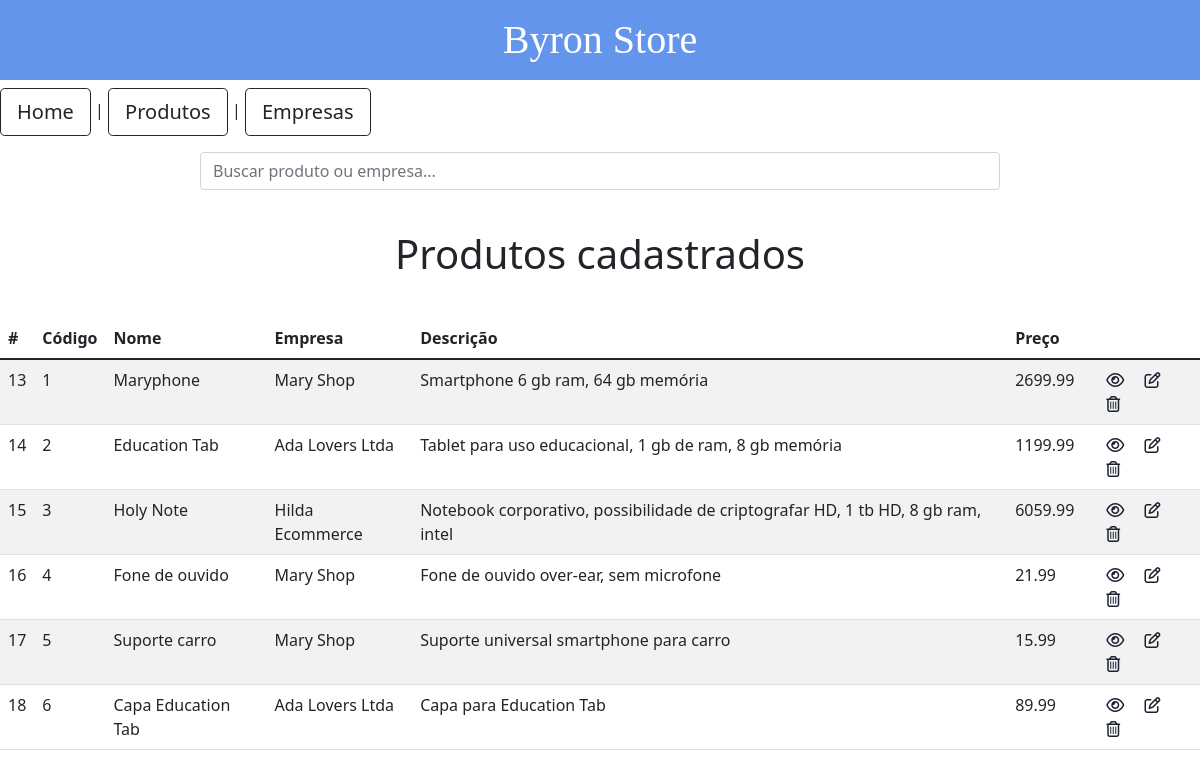
The page /mnu_products on the database its author committed.
### app/models.py (models this page shows)
class Products(models.Model):
    prodId = models.PositiveBigIntegerField()
    prodName = models.CharField(max_length=50)
    prodCompany = models.CharField(max_length=50)
    prodDescription = models.CharField(max_length=200)
    prodPrice = models.FloatField()

### app/views.py (the view)
# urls.py: path('mnu_products', mnu_products, name='mnu_products'),
def mnu_products(request):
    data={}
    search = request.GET.get('search')
    if search:
        if(Products.objects.filter(prodCompany__icontains=search)):
            data['db']=Products.objects.filter(prodCompany__icontains=search)
        else:
            data['db'] = Products.objects.filter(prodName__icontains=search)
    else:
        data['db'] = Products.objects.all()
    return render(request,'mnu_products.html', data)

### app/templates/mnu_products.html (shortened to what this page needs)
<!DOCTYPE html>
<html lang="pt-br">
<head>
  <link href="https://cdn.jsdelivr.net/npm/bootstrap@5.1.1/dist/css/bootstrap.min.css" rel="stylesheet">
</head>
<div class="multi-bg-example">
  <header>
    <h1 class = "p-3 mb-2 bg text-white text-center" style="font-family:verdana; background-color: cornflowerblue;">Byron Store</h1>
  </header>
  <body>
    <div>
      <a href="/" type="button" class="btn btn-outline-dark btn-lg"> Home</a>
        <a>|</a>
        <a href ="/mnu_products" type="button" class="btn btn-outline-dark btn-lg">Produtos</a>
        <a>|</a>
        <a href ="/mnu_companies" type="button" class="btn btn-outline-dark btn-lg">Empresas</a>
      </div>
    </div>
    <div class="col-8 m-auto pt-3 pb-2 text-center">
      <form action="" method="GET">
        <input type="text" id="search" name="search"
        class="form-control" placeholder="Buscar produto ou empresa...">
      </form>
    </div>
    <div class="container p-3"></div>
    <h1 class="text-center" >Produtos cadastrados</h1>
    <div class="container p-3"></div>
<table class="table table-striped table-hover">
  <thead>
    <tr>
      <th scope="col">#</th>
      <th scope="col">Código</th>
      <th scope="col">Nome</th>
      <th scope="col">Empresa</th>
	  <th scope="col">Descrição</th>
      <th scope = "col">Preço</th>
      <th scope ="col"></th>
    </tr>
  </thead>
  <tbody>
  {% for dbs in db %}
    <tr>
        <td>{{dbs.id}}</td>
        <td>{{dbs.prodId}}</td>
        <td>{{dbs.prodName}}</td>
        <td>{{dbs.prodCompany}}</td>
        <td>{{dbs.prodDescription}}</td>
        <td>{{dbs.prodPrice}}</td>
        <td>
          <a href ="/view_prod/{{dbs.id}}/" type="button" class="far fa-eye" style="color: rgb(27, 32, 48); text-decoration:none; margin-left: 1rem"></a>
          <a href ="/edit_prod/{{dbs.id}}/" type="button" class="far fa-edit" style="color: rgb(27, 32, 48); text-decoration:none; margin-left: 1rem"></a>
          <a href ="/delete_prod/{{dbs.id}}/" type="button" class="far fa-trash-alt" style="color: rgb(27, 32, 48); text-decoration:none; margin-left: 1rem"></a>
        </td>
    </tr>
  {% endfor %}
  </tbody>
</table>
{%load static%}
</body>
</html>

### rows shown on the page
Products: id "13", prodId "1", prodName "Maryphone", prodCompany "Mary Shop", prodDescription "Smartphone 6 gb ram, 64 gb memória", prodPrice "2699.99"
Products: id "14", prodId "2", prodName "Education Tab", prodCompany "Ada Lovers Ltda", prodDescription "Tablet para uso educacional, 1 gb de ram, 8 gb memória", prodPrice "1199.99"
Products: id "15", prodId "3", prodName "Holy Note", prodCompany "Hilda Ecommerce", prodDescription "Notebook corporativo, possibilidade de criptografar HD, 1 tb HD, 8 gb ram, intel", prodPrice "6059.99"
Products: id "16", prodId "4", prodName "Fone de ouvido", prodCompany "Mary Shop", prodDescription "Fone de ouvido over-ear, sem microfone", prodPrice "21.99"
Products: id "17", prodId "5", prodName "Suporte carro", prodCompany "Mary Shop", prodDescription "Suporte universal smartphone para carro", prodPrice "15.99"
Products: id "18", prodId "6", prodName "Capa Education Tab", prodCompany "Ada Lovers Ltda", prodDescription "Capa para Education Tab", prodPrice "89.99"
